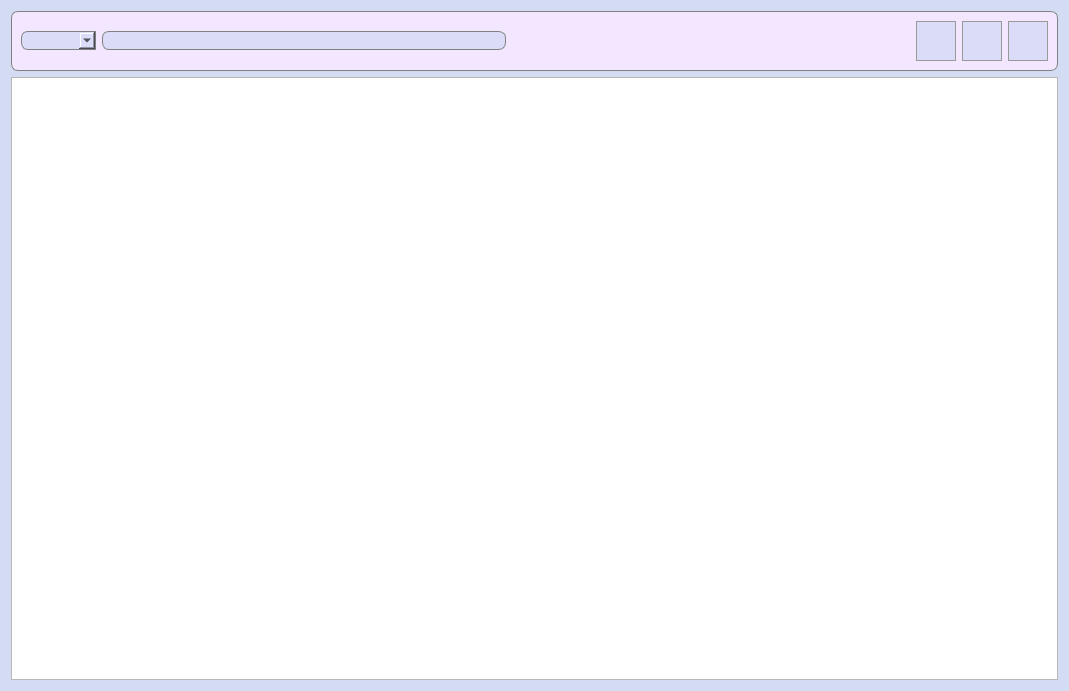
<?xml version="1.0" encoding="UTF-8"?>
<ui version="4.0">
 <class>ListClients</class>
 <widget class="QDialog" name="ListClients">
  <property name="geometry">
   <rect>
    <x>0</x>
    <y>0</y>
    <width>1069</width>
    <height>691</height>
   </rect>
  </property>
  <property name="windowTitle">
   <string>Список клиентов</string>
  </property>
  <property name="styleSheet">
   <string notr="true">QDialog {
	background-color: #d3dcf3;
	background-image: url(:/images/backgroundImage.png)
}

QMessageBox {
	background-color: white;
}</string>
  </property>
  <layout class="QGridLayout" name="gridLayout_2">
   <item row="1" column="0">
    <widget class="QTableView" name="tableView">
     <property name="styleSheet">
      <string notr="true"/>
     </property>
    </widget>
   </item>
   <item row="0" column="0">
    <widget class="QFrame" name="frame">
     <property name="minimumSize">
      <size>
       <width>0</width>
       <height>60</height>
      </size>
     </property>
     <property name="styleSheet">
      <string notr="true">QFrame {
background-color: #f2e7ff;
border: 1px solid grey;
border-radius: 7px;
}</string>
     </property>
     <property name="frameShape">
      <enum>QFrame::StyledPanel</enum>
     </property>
     <property name="frameShadow">
      <enum>QFrame::Raised</enum>
     </property>
     <layout class="QGridLayout" name="gridLayout">
      <item row="0" column="1">
       <widget class="QLineEdit" name="clientSearch">
        <property name="font">
         <font>
          <pointsize>10</pointsize>
         </font>
        </property>
        <property name="toolTip">
         <string>Поиск</string>
        </property>
        <property name="styleSheet">
         <string notr="true">QLineEdit {
	border: 1px solid gray;
    border-radius: 7px;
    background-color: #dbdcf7;
	padding-left: 3px;
}</string>
        </property>
       </widget>
      </item>
      <item row="0" column="3">
       <widget class="QPushButton" name="addClientButton">
        <property name="enabled">
         <bool>false</bool>
        </property>
        <property name="minimumSize">
         <size>
          <width>40</width>
          <height>40</height>
         </size>
        </property>
        <property name="toolTip">
         <string>Добавить клиента</string>
        </property>
        <property name="statusTip">
         <string/>
        </property>
        <property name="styleSheet">
         <string notr="true">QPushButton {
	background-color: #dbdcf7;
	border: 1px solid #999999;
}

QPushButton:hover {
	background-color: #d5d6f0;
	border: 1px solid #acacac;
}

QPushButton:pressed {
	background-color: #cbcde6;
	border: 2px solid #999999;
}</string>
        </property>
        <property name="text">
         <string/>
        </property>
        <property name="icon">
         <iconset resource="images.qrc">
          <normaloff>:/images/addWorker.png</normaloff>:/images/addWorker.png</iconset>
        </property>
        <property name="iconSize">
         <size>
          <width>33</width>
          <height>33</height>
         </size>
        </property>
        <property name="autoDefault">
         <bool>false</bool>
        </property>
       </widget>
      </item>
      <item row="0" column="0">
       <widget class="QComboBox" name="searchComboBox">
        <property name="font">
         <font>
          <pointsize>10</pointsize>
         </font>
        </property>
        <property name="styleSheet">
         <string notr="true">QComboBox {
	border: 1px solid gray;
    border-top-left-radius: 7px;
	border-bottom-left-radius: 7px;
    background-color: #dbdcf7;
	padding-left: 6px;
}</string>
        </property>
        <property name="sizeAdjustPolicy">
         <enum>QComboBox::AdjustToContents</enum>
        </property>
       </widget>
      </item>
      <item row="0" column="5">
       <widget class="QPushButton" name="updateButton">
        <property name="minimumSize">
         <size>
          <width>40</width>
          <height>40</height>
         </size>
        </property>
        <property name="toolTip">
         <string>Обновить</string>
        </property>
        <property name="statusTip">
         <string/>
        </property>
        <property name="styleSheet">
         <string notr="true">QPushButton {
	background-color: #dbdcf7;
	border: 1px solid #999999;
}

QPushButton:hover {
	background-color: #d5d6f0;
	border: 1px solid #acacac;
}

QPushButton:pressed {
	background-color: #cbcde6;
	border: 2px solid #999999;
}</string>
        </property>
        <property name="text">
         <string/>
        </property>
        <property name="icon">
         <iconset resource="images.qrc">
          <normaloff>:/images/refresh.png</normaloff>:/images/refresh.png</iconset>
        </property>
        <property name="iconSize">
         <size>
          <width>30</width>
          <height>30</height>
         </size>
        </property>
        <property name="autoDefault">
         <bool>false</bool>
        </property>
       </widget>
      </item>
      <item row="0" column="2">
       <spacer name="horizontalSpacer">
        <property name="orientation">
         <enum>Qt::Horizontal</enum>
        </property>
        <property name="sizeHint" stdset="0">
         <size>
          <width>40</width>
          <height>20</height>
         </size>
        </property>
       </spacer>
      </item>
      <item row="0" column="4">
       <widget class="QPushButton" name="csvExportButton">
        <property name="enabled">
         <bool>false</bool>
        </property>
        <property name="minimumSize">
         <size>
          <width>40</width>
          <height>40</height>
         </size>
        </property>
        <property name="maximumSize">
         <size>
          <width>40</width>
          <height>40</height>
         </size>
        </property>
        <property name="styleSheet">
         <string notr="true">QPushButton {
	background-color: #dbdcf7;
	border: 1px solid #999999;
}

QPushButton:hover {
	background-color: #d5d6f0;
	border: 1px solid #acacac;
}

QPushButton:pressed {
	background-color: #cbcde6;
	border: 2px solid #999999;
}</string>
        </property>
        <property name="text">
         <string/>
        </property>
        <property name="icon">
         <iconset resource="images.qrc">
          <normaloff>:/images/csvExport.png</normaloff>:/images/csvExport.png</iconset>
        </property>
        <property name="iconSize">
         <size>
          <width>33</width>
          <height>33</height>
         </size>
        </property>
        <property name="autoDefault">
         <bool>false</bool>
        </property>
       </widget>
      </item>
     </layout>
    </widget>
   </item>
  </layout>
 </widget>
 <tabstops>
  <tabstop>searchComboBox</tabstop>
  <tabstop>clientSearch</tabstop>
  <tabstop>addClientButton</tabstop>
  <tabstop>csvExportButton</tabstop>
  <tabstop>updateButton</tabstop>
  <tabstop>tableView</tabstop>
 </tabstops>
 <resources>
  <include location="images.qrc"/>
 </resources>
 <connections/>
</ui>
